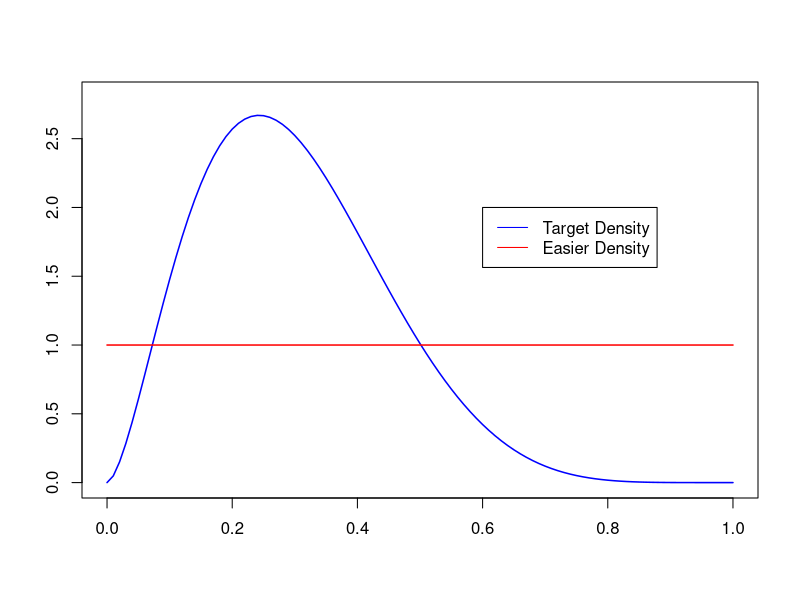
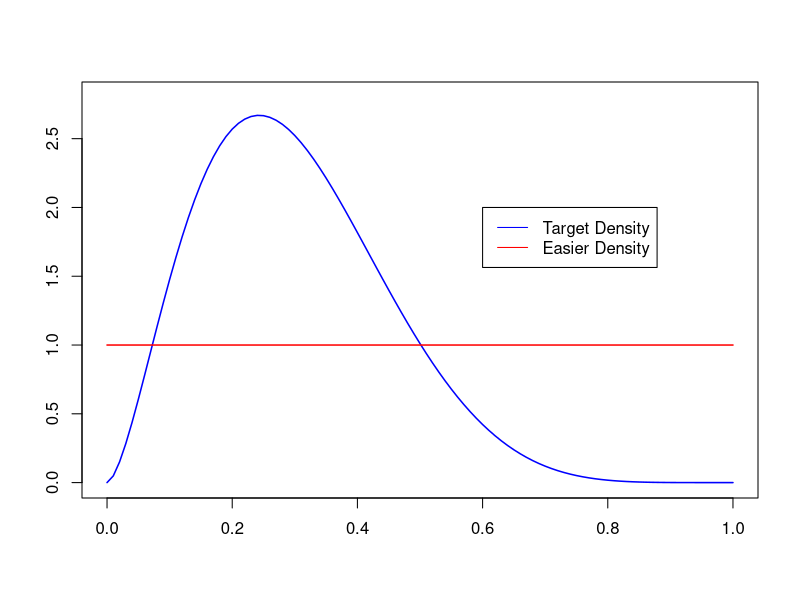
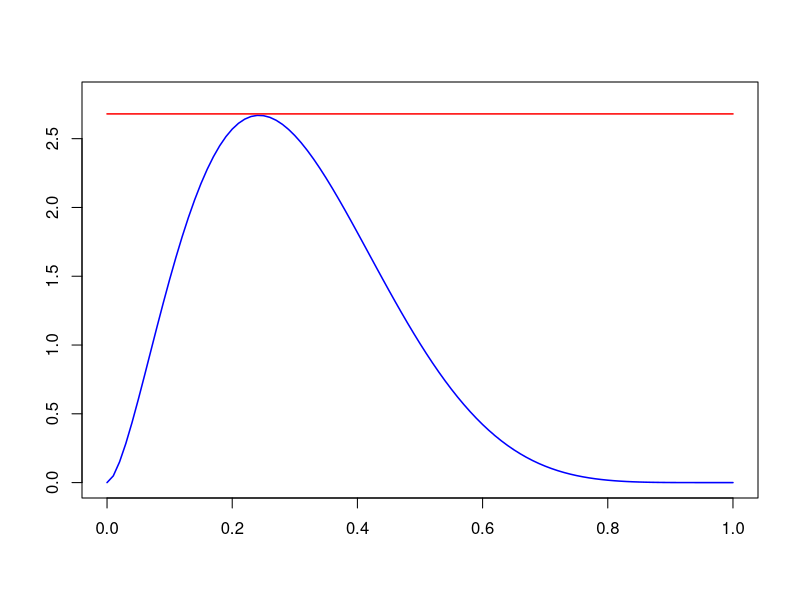
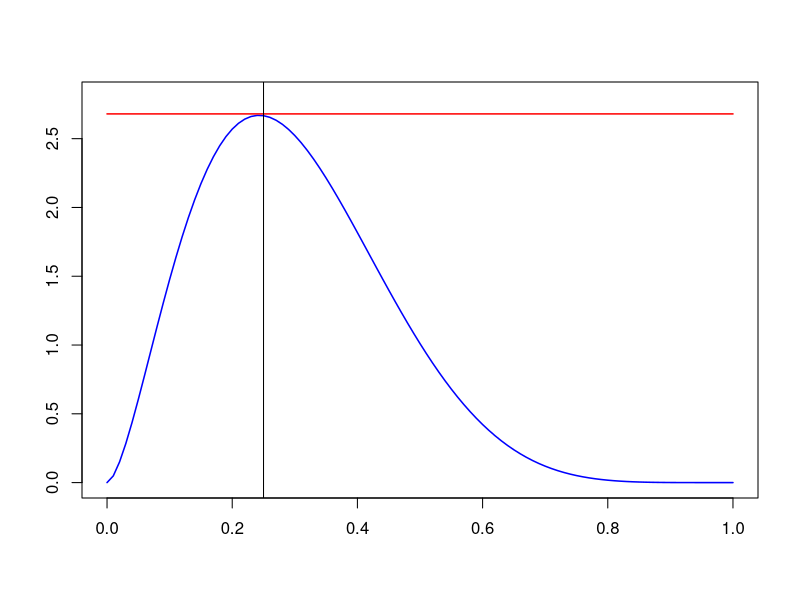
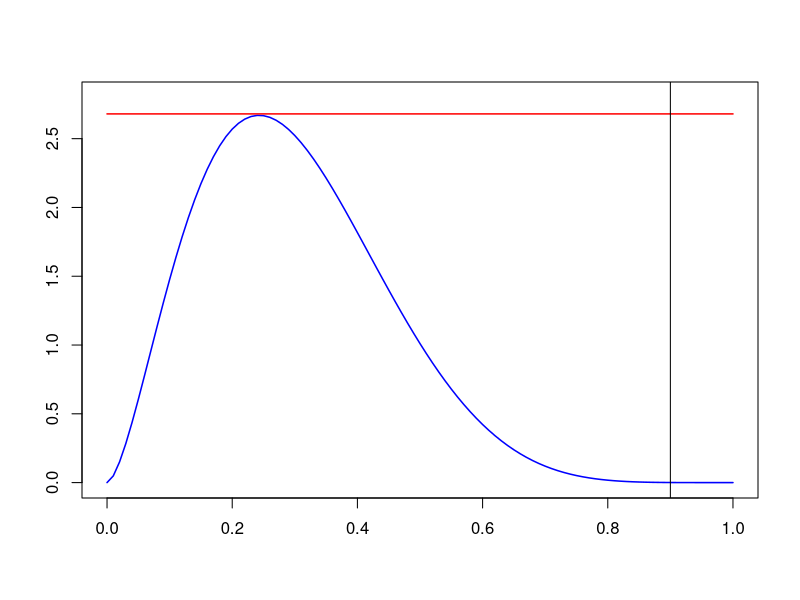
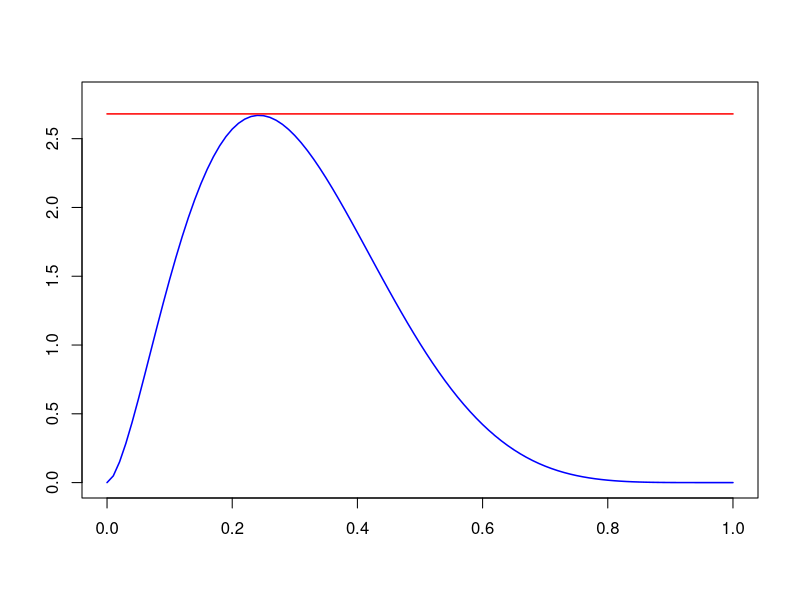

Write R code to recreate these figures, in order.
## ---- chunk 1
gridpts <- seq(0, 1, 0.01)
x <- dbeta(gridpts, 2.7, 6.3)
y <- dunif(gridpts)
c = 2.68
plot(gridpts,x,xlim=c(0,1),ylim=c(0,2.8),type="l",col="blue",main="",xlab="",ylab="",
     lwd=1.5)
lines(gridpts,y,col="red", lwd=1.5)
legend(.6,2,c("Target Density","Easier Density"),lty=c(1,1),col=c("blue","red"))
## ---- chunk 2
gridpts <- seq(0, 1, 0.01)
x <- dbeta(gridpts, 2.7, 6.3)
y <- dunif(gridpts)
c = 2.68
plot(gridpts,x,xlim=c(0,1),ylim=c(0,2.8),type="l",col="blue",main="",xlab="",ylab="",
     lwd=1.5)
lines(gridpts,y,col="red", lwd=1.5)
legend(.6,2,c("Target Density","Easier Density"),lty=c(1,1),col=c("blue","red"))
## ---- chunk 3
gridpts <- seq(0, 1, 0.01)
x <- dbeta(gridpts, 2.7, 6.3)
y <- dunif(gridpts)
c = 2.68
plot(gridpts,x,xlim=c(0,1),ylim=c(0,2.8),type="l",col="blue",main="",xlab="",ylab="",
     lwd=1.5)
lines(gridpts,c*y,col="red", lwd=1.5)
#legend(.6,2,c("Target density, f(t)","c * g(t)"),lty=c(1,1),col=c("blue","red"))
## ---- chunk 4
gridpts <- seq(0, 1, 0.01)
x <- dbeta(gridpts, 2.7, 6.3)
y <- dunif(gridpts)
c = 2.68
plot(gridpts,x,xlim=c(0,1),ylim=c(0,2.8),type="l",col="blue",main="",xlab="",ylab="",
     lwd=1.5)
lines(gridpts,c*y,col="red", lwd=1.5)
abline(v=0.25)
#legend(.6,2,c("Target density, f(t)","c * g(t)"),lty=c(1,1),col=c("blue","red"))
## ---- chunk 5
gridpts <- seq(0, 1, 0.01)
x <- dbeta(gridpts, 2.7, 6.3)
y <- dunif(gridpts)
c = 2.68
plot(gridpts,x,xlim=c(0,1),ylim=c(0,2.8),type="l",col="blue",main="",xlab="",ylab="",
     lwd=1.5)
lines(gridpts,c*y,col="red", lwd=1.5)
abline(v=0.9)
#legend(.6,2,c("Target density, f(t)","c * g(t)"),lty=c(1,1),col=c("blue","red"))
## ---- chunk 6
gridpts <- seq(0, 1, 0.01)
x <- dbeta(gridpts, 2.7, 6.3)
y <- dunif(gridpts)
c = 2.68
plot(gridpts,x,xlim=c(0,1),ylim=c(0,2.8),type="l",col="blue",main="",xlab="",ylab="",
     lwd=1.5)
lines(gridpts,c*y,col="red", lwd=1.5)
#legend(.6,2,c("Target density, f(t)","c * g(t)"),lty=c(1,1),col=c("blue","red"))
